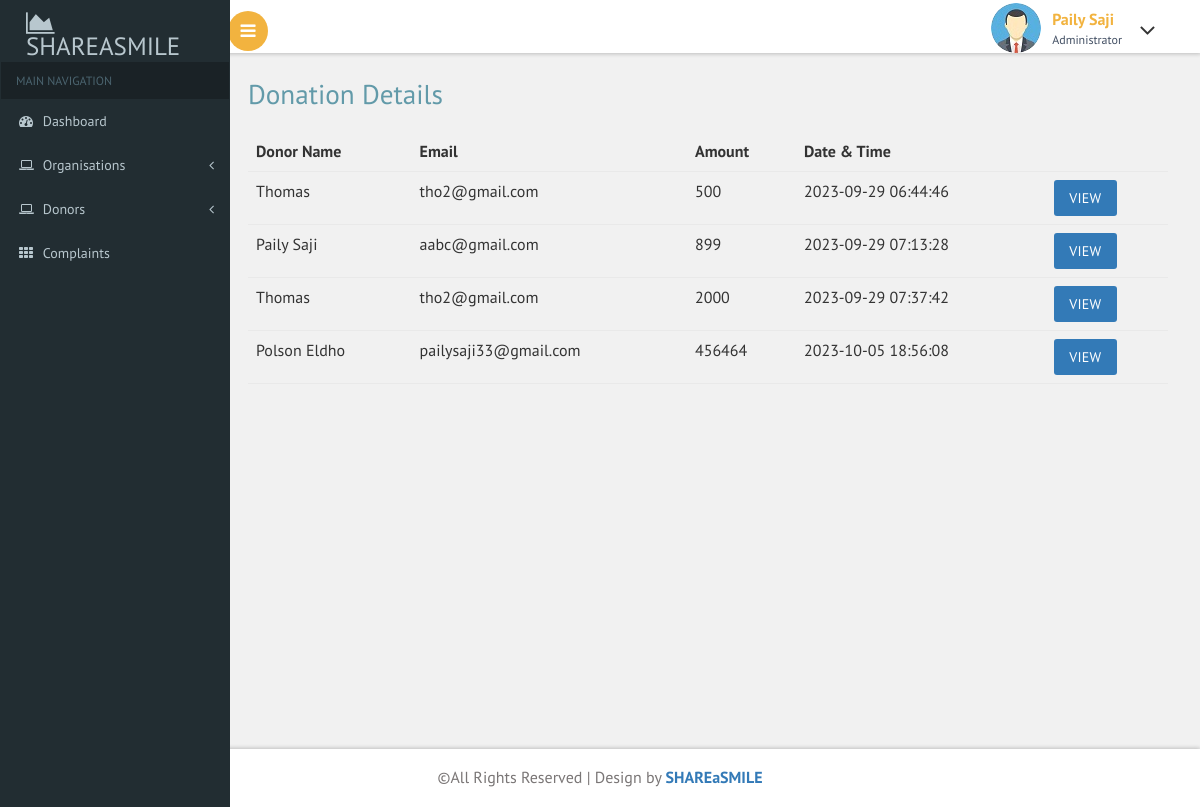
Screenshot of /admin/donationdetails.php with the database file from the repository.
### tables this page shows
CREATE TABLE `payment` (
  `payment_id` int(11) NOT NULL,
  `full_name` varchar(100) NOT NULL,
  `email` varchar(100) NOT NULL,
  `phone_number` varchar(15) NOT NULL,
  `city` varchar(100) NOT NULL,
  `address` varchar(500) NOT NULL,
  `amount` varchar(20) NOT NULL,
  `payment_status` int(11) NOT NULL,
  `donor_email` varchar(50) NOT NULL,
  `organization_email` varchar(500) NOT NULL,
  `donation_id` int(11) NOT NULL,
  `time_stamp` timestamp NOT NULL DEFAULT current_timestamp()
);

### admin/donationdetails.php (the view)
<?php
include("header.php");
?>
<div id="page-wrapper">
    <div class="main-page">
        <h2 class="title1">Donation Details</h2>
        <table class="table table-hover">
            <thead>
                <th>Donor Name</th>
                <th>Email</th>
                <th>Amount</th>
                <th>Date & Time</th>
                <th></th>
            </thead>
            <tbody>
                <?php
                require("connect.php");
                $sql = "SELECT * FROM payment";
                $res = mysqli_query($conn, $sql);
                if (mysqli_num_rows($res) > 0) {
                    while ($row = mysqli_fetch_assoc($res)) {
                        ?>
                        <tr>
                            <td><?php echo $row['full_name'] ?></td>
                            <td><?php echo $row['email'] ?></td>
                            <td><?php echo $row['amount'] ?></td>
                            <td><?php echo $row['time_stamp'] ?></td>
                            <td><a class="btn btn-primary"
                                    href="fulldetails.php?id=<?php echo $row['payment_id'] ?>&donation_id=<?php echo $row['donation_id']; ?>">View</a>
                            </td>
                        </tr>
                        <?php
                    }
                }
                ?>
            </tbody>
        </table>
    </div>
</div>
<?php
include("footer.php");
?>

### admin/css/custom.css (style rules this page uses)
#page-wrapper { padding:5em 2em 2.5em; background-color: #F1F1F1; }

### rows the page displays
payment: full_name "Thomas", email "tho2@gmail.com", amount "500", time_stamp "2023-09-29 06:44:46"
payment: full_name "Paily Saji", email "aabc@gmail.com", amount "899", time_stamp "2023-09-29 07:13:28"
payment: full_name "Thomas", email "tho2@gmail.com", amount "2000", time_stamp "2023-09-29 07:37:42"
payment: full_name "Polson Eldho", email "pailysaji33@gmail.com", amount "456464", time_stamp "2023-10-05 18:56:08"
